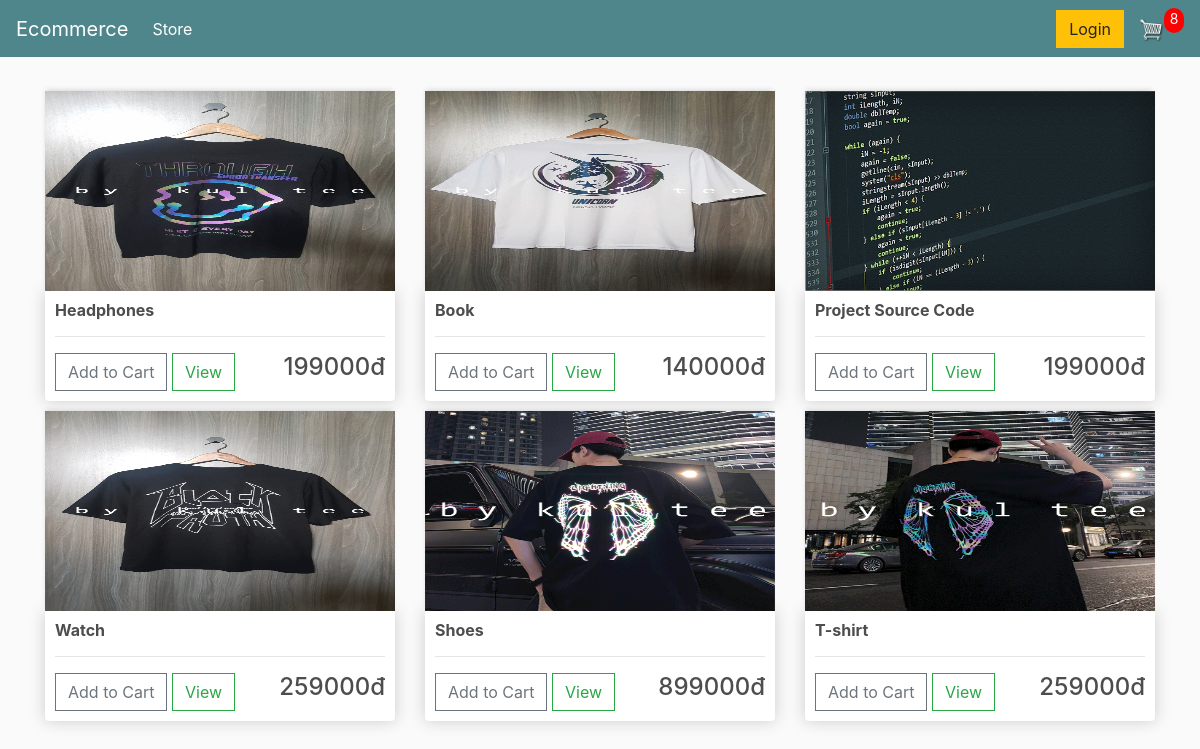
The app's page / (signed in) with its own data.
### store/models.py (models this page shows, shortened)
class Order(models.Model):
    customer = models.ForeignKey(Customer, on_delete=models.SET_NULL, blank=True, null=True)
    date_orderd = models.DateTimeField(auto_now_add=True)
    complete = models.BooleanField(default=False, null=True, blank=True)
    transaction_id = models.CharField(max_length=200, null=True)
    def get_cart_items(self):
        orderitems = self.orderitem_set.all()
        total = sum([item.quantity for item in orderitems])
        return total

class OrderItem(models.Model):
    product = models.ForeignKey(Product, on_delete=models.SET_NULL, blank=True, null=True)
    order = models.ForeignKey(Order, on_delete=models.SET_NULL, blank=True, null=True)
    quantity = models.IntegerField(default=0, null=True, blank=True)
    date_added = models.DateTimeField(auto_now_add=True)

class Product(models.Model):
    name = models.CharField(max_length=200, null=True)
    price = models.FloatField()
    digital = models.BooleanField(default=False, null=True, blank=False)
    image = models.ImageField(null=True, blank=True)
    @property
    def imageURL(self):
        try:
            url = self.image.url
        except:
            url = ''
        return url

### store/views.py (the view)
# urls.py: path('', include('store.urls')),
def store(request):
    if request.user.is_authenticated:
        customer = request.user.customer
        order, created = Order.objects.get_or_create(customer=customer, complete=False)
        items = order.orderitem_set.all()
        cartItems = order.get_cart_items
    else:
        items = []
        order = {'get_cart_total':0, 'get_cart_items':0}
        cartItems = order['get_cart_items']
    products = Product.objects.all()
    context = {'products': products, 'cartItems': cartItems}
    return render(request, 'store/store.html', context)

### store/templates/store/store.html
{% extends 'store/main.html' %}
{% load static %}
{% block content %}
    <div class="row">
        {% for product in products %}
        <div class="col-lg-4">
            <img class="thumbnail" src="{{product.imageURL}}">
            <div class="box-element product">
                <h6><strong>{{product.name}}</strong></h6>
                <hr>
                <button class="btn btn-outline-secondary add-btn update-cart" data-product="{{product.id}}" data-action="add">Add to Cart</button>
                <a class="btn btn-outline-success" href="#">View</a>
                <h4 style="display: inline-block;float: right;">{{product.price|floatformat:0}}đ</h4>
            </div>
        </div>
        {% endfor %}
    </div>
{% endblock content %}

### store/templates/store/main.html (shortened to what this page needs)
<!DOCTYPE html>
{% load static %}
<html lang="en">
<head>
    <link rel="stylesheet" href="https://stackpath.bootstrapcdn.com/bootstrap/4.5.2/css/bootstrap.min.css">
    <link rel="stylesheet" href="{% static 'css/main.css' %}" type="text/css">
</head>
<body>
    <nav class="navbar navbar-expand-lg navbar-dark bg-dark">
        <a class="navbar-brand" href="{% url 'store' %}">Ecommerce</a>
        <div class="collapse navbar-collapse" id="navbarSupportedContent">
          <ul class="navbar-nav mr-auto">
            <li class="nav-item active">
              <a class="nav-link" href="{% url 'store' %}">Store <span class="sr-only">(current)</span></a>
            </li>
          </ul>
          <div class="form-inline my-2 my-lg-0">
              <a href="#" class="btn btn-warning">Login</a>
              <a href="{% url 'cart' %}">
                  <img id="cart-icon" src="{% static 'images/cart.png' %}">
              </a>
              <p id=cart-total>{{cartItems}}</p>
          </div>
        </div>
    </nav>
    <div class="container">
        <br>
        {% block content %}
        {% endblock content %}
    </div>
</body>
</html>

### static/css/main.css (style rules this page uses)
body { background-color: hsl(0, 0%, 98%); }
h1,h2,h3,h4,h5,h6 { color: hsl(0, 0%, 30%); }
.box-element { box-shadow: hsl(0, 0%, 80%) 0 0 16px; background-color: #fff; border-radius: 4px; padding: 10px; }
.thumbnail { width: 100%; height: 200px; box-shadow: -1px -3px 5px -2px rgba(214, 214, 214, 1); -webkit-box-shadow: -1px -3px 5px -2px rgba(214, 214, 214, 1); -moz-box-shadow: -1px -3px 5px -2px rgba(214, 214, 214, 1); }
.product { border-radius: 0 0 4px 4px; }
.bg-dark { background-color: #4f868c!important; }
#cart-icon { width: 25px; display: inline-block; margin-left: 15px; }
#cart-total { display: block; text-align: center; color: #fff; background-color: red; width: 20px; height: 25px; border-radius: 50px; font-size: 14px; }
.col-lg-4, .col-lg-6, .col-lg-8, .col-lg-12 { margin-top: 10px; }
.btn { border-radius: 0; }

### records on screen
Order: id.quantity "8"
Product: imageURL (picture), name "Headphones", price "199000"
Product: imageURL (picture), name "Book", price "140000"
Product: imageURL (picture), name "Project Source Code", price "199000"
Product: imageURL (picture), name "Watch", price "259000"
Product: imageURL (picture), name "Shoes", price "899000"
Product: imageURL (picture), name "T-shirt", price "259000"
